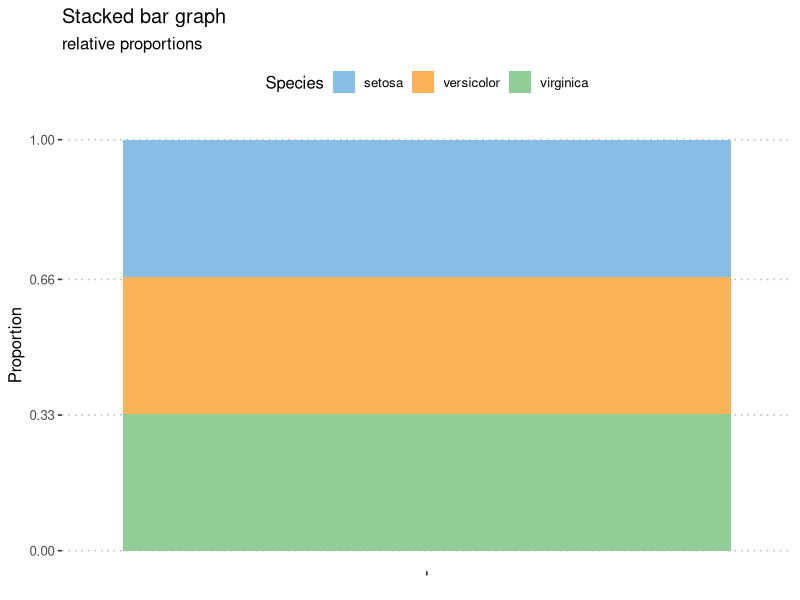
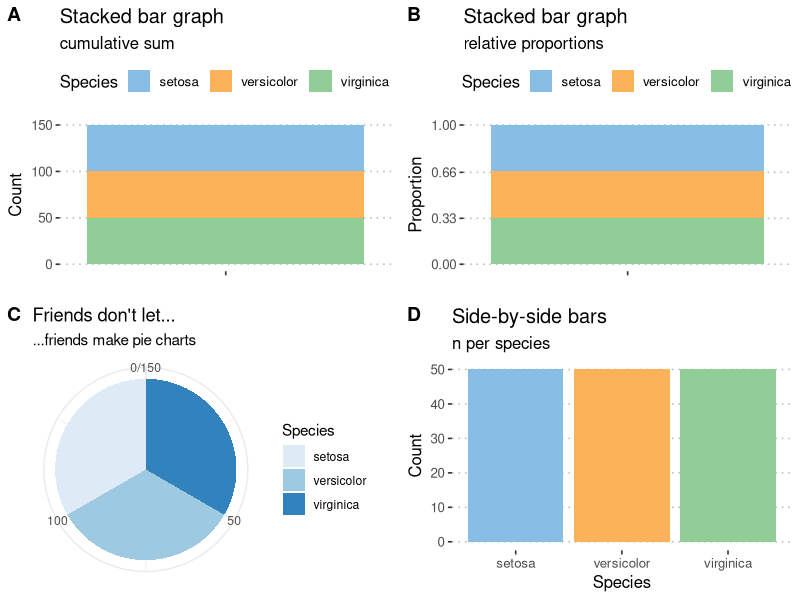
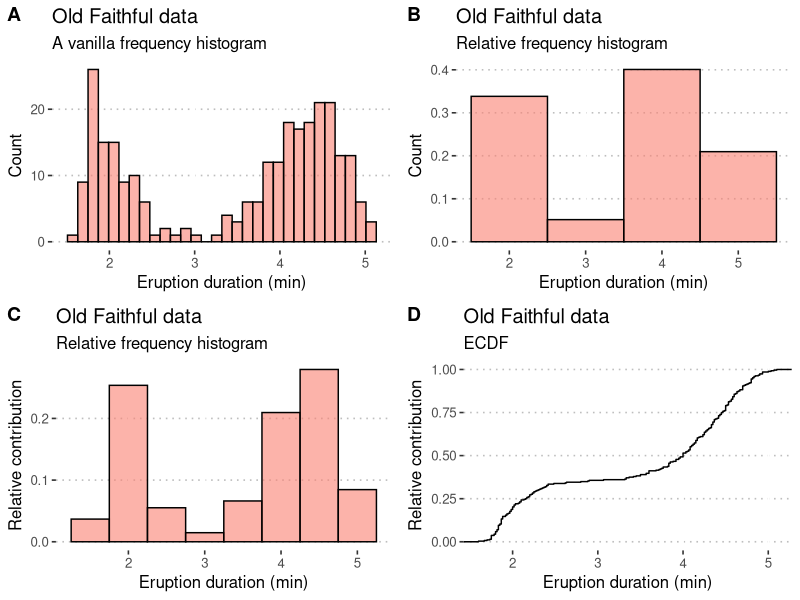
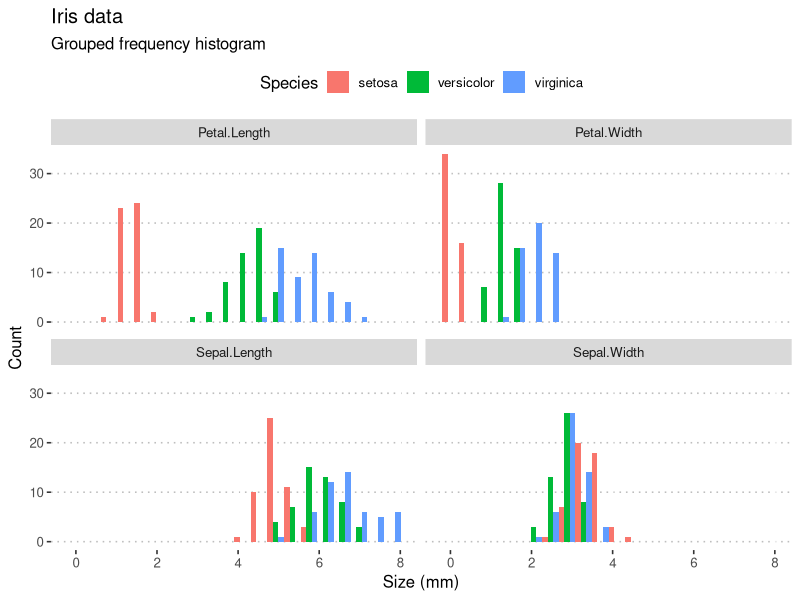
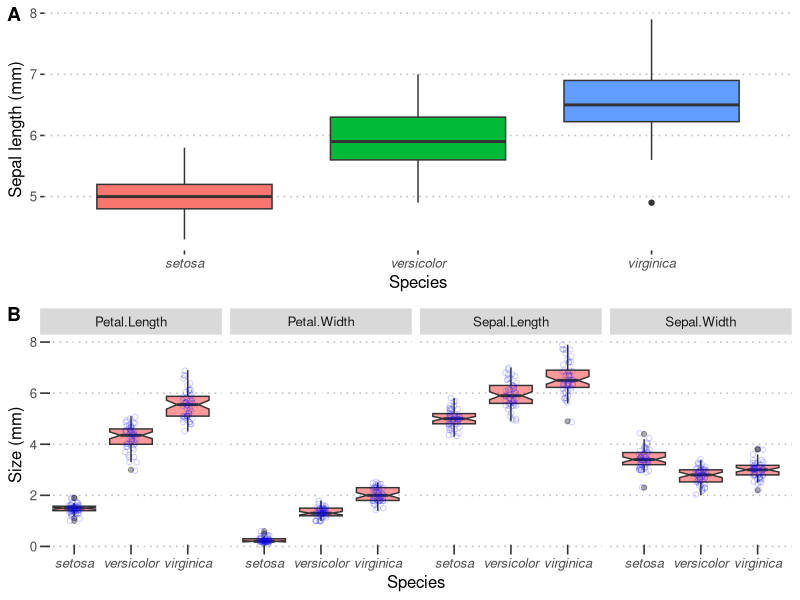

Source code (R) for these figures, in order:
#Aadam Rawoot
#9 April 2019
#Basic biostats
#load libraries

library(tidyverse)
library(ggpubr)
library(lubridate)
library(dplyr)
library(readr)

chicks <- as_tibble(ChickWeight)
ncol(chicks)
nrow(chicks)
glimpse(chicks)


chicks %>%
  filter(Time == 0) %>%
  group_by(Diet) %>%
  summarise(mean_wt = mean(weight),
            sd_wt = sd(weight),
            max_wt = max(weight))
  
#the mean

nums <-  c(666,115,12,18,14,9)
mean(nums)

sum(nums)/ length(nums)

chicks %>% 
  summarise(mean_wt = mean(weight))

nums <-  c(666,115,12,18,14,9, NA)
mean(nums,na.rm = TRUE)

nums2 <- c(1, 2, 5, 6, 9, 13)
mean(nums2)
median(nums2)

quantile(chicks$weight)


chicks %>% 
  summarise(min_wt = min(weight),
            qrt1_wt = quantile(weight, p = 0.25),
            med_wt = median(weight),
            qrt3_wt = quantile(weight, p = 0.75),
            max_wt = max(weight))

range(chicks$weight)
chicks %>% 
  summarise(lower_wt = range(weight)[1],
            upper_wt = range(weight)[2])

summary(chicks$weight)

grp_stat <- chicks %>%
  filter(Time <12) %>% 
  group_by(Diet, Time) %>% 
  summarise(mean_wt = round(mean(weight, na.rm = TRUE), 2),
            med_wt = median(weight, na.rm = TRUE),
            sd_wt = round(sd(weight, na.rm = TRUE), 2),
            sum_wt = sum(weight),
            min_wt = min(weight),
            qrt1_wt = quantile(weight, p = 0.25),
            med_wt = median(weight),
            qrt3_wt = median(weight, p = 0.75),
            max_wt = max(weight),
            n_wt = n())
grp_stat

library(tidyverse)
library(ggpubr)
library(RColorBrewer)
library(ggthemes)

iris.cnt <- iris

iris.cnt <- iris %>%
  count(Species) %>% # automagically creates a column, n, with the counts
  mutate(prop = n / sum(n)) # creates the relative proportion of each species
iris.cnt



plt1 <- ggplot(data = iris.cnt, aes(x = "", y = n, fill = Species)) +
  geom_bar(width = 1, stat = "identity") +
  labs(title = "Stacked bar graph", subtitle = "cumulative sum",
       x = NULL, y = "Count") +
  theme_pubclean() + scale_color_few() +
  scale_fill_few()

plt2 <- ggplot(data = iris.cnt, aes(x = "", y = prop, fill = Species)) +
  geom_bar(width = 1, stat = "identity") +
  scale_y_continuous(breaks = c(0.00, 0.33, 0.66, 1.00)) +
  labs(title = "Stacked bar graph", subtitle = "relative proportions",
       x = NULL, y = "Proportion") +
  theme_pubclean() + scale_color_few() +
  scale_fill_few()

plt2

plt3 <- plt1 + coord_polar("y", start = 0) +
  labs(title = "Friends don't let...", subtitle = "...friends make pie charts",
       x = NULL, y = NULL) +
  scale_fill_brewer(palette = "Blues") +
  theme_minimal()

plt4 <- ggplot(data = iris, aes(x = Species, fill = Species)) +
  geom_bar(show.legend = FALSE) +
  labs(title = "Side-by-side bars", subtitle = "n per species", y = "Count") +
  theme_pubclean() + scale_color_few() +
  scale_fill_few()

ggarrange(plt1, plt2, plt3, plt4, nrow = 2, ncol = 2, labels = "AUTO")

hist1 <- ggplot(data = faithful, aes(x = eruptions)) +
  geom_histogram(colour = "black", fill = "salmon", alpha = 0.6) +
  labs(title = "Old Faithful data",
       subtitle = "A vanilla frequency histogram",
       x = "Eruption duration (min)",
       y = "Count") + theme_pubclean()

summary(faithful)

hist2 <- ggplot(data = faithful, aes(x = eruptions)) +
  geom_histogram(aes(y = ..density..),
                 position = 'identity', binwidth = 1,
                 colour = "black", fill = "salmon", alpha = 0.6) +
  labs(title = "Old Faithful data",
       subtitle = "Relative frequency histogram",
       x = "Eruption duration (min)",
       y = "Count") + theme_pubclean()


hist3 <- ggplot(data = faithful, aes(x = eruptions)) +
  geom_histogram(aes(y = 0.5 * ..density..),
                 position = 'identity', binwidth = 0.5,
                 colour = "black", fill = "salmon", alpha = 0.6) +
  labs(title = "Old Faithful data",
       subtitle = "Relative frequency histogram",
       x = "Eruption duration (min)",
       y = "Relative contribution") + theme_pubclean()

hist4 <- ggplot(data = faithful, aes(x = eruptions)) + 
  stat_ecdf() +
  labs(title = "Old Faithful data",
       subtitle = "ECDF",
       x = "Eruption duration (min)",
       y = "Relative contribution") + theme_pubclean()


ggarrange(hist1, hist2, hist3, hist4, ncol = 2, nrow = 2, labels = "AUTO")


iris.long <- iris %>% 
  gather(key = "variable", value = "size", -Species)

ggplot(data = iris.long, aes(x = size)) +
  geom_histogram(position = "dodge", # ommitting this creates a stacked histogram
                 colour = NA, bins = 20,
                 aes(fill = Species)) +
  facet_wrap(~variable) +
  labs(title = "Iris data",
       subtitle = "Grouped frequency histogram",
       x = "Size (mm)",
       y = "Count") +
  theme_pubclean()

summary(iris)

plt1 <- ggplot(data = iris, aes(x = Species, y = Sepal.Length, fill = Species)) +
  geom_boxplot(show.legend = FALSE, notch = FALSE) + theme_pubclean() +
  labs(y = "Sepal length (mm)") +
  theme(axis.text.x = element_text(face = "italic"))

plt2 <- ggplot(data = iris.long, aes(x = Species, y = size)) +
  geom_boxplot(fill = "red", alpha = 0.4, notch = TRUE) +
  geom_jitter(width = 0.1, shape = 21, colour = "blue", fill = NA, alpha = 0.2) +
  facet_wrap(~variable, nrow = 1) +
  labs(y = "Size (mm)") + theme_pubclean() +
  theme(axis.text.x = element_text(face = "italic")) +
  theme(axis.ticks.length=unit(-0.25, "cm"), axis.ticks.margin=unit(0.5, "cm"))

ggarrange(plt1, plt2, nrow = 2, ncol = 1, labels = "AUTO")

plt1 <- ggplot(data = iris, aes(x = Petal.Length, y = Petal.Width, colour = Species)) +
  geom_point() +
  labs(x = "Petal length (mm)", y = "Petal width (mm)") +
  theme(legend.position = c(0.18, 0.85)) +
  scale_color_fivethirtyeight() +
  scale_fill_fivethirtyeight() + 
  theme_pubclean()

plt2 <- ggplot(data = iris, aes(x = Petal.Length, y = Petal.Width, colour = Species)) +
  geom_point(show.legend = FALSE) +
  geom_smooth(method = "lm", se = FALSE, show.legend = FALSE) +
  scale_color_fivethirtyeight() +
  scale_fill_fivethirtyeight() +
  labs(x = "Petal length (mm)", y = "Petal width (mm)") + 
  theme_pubclean()

